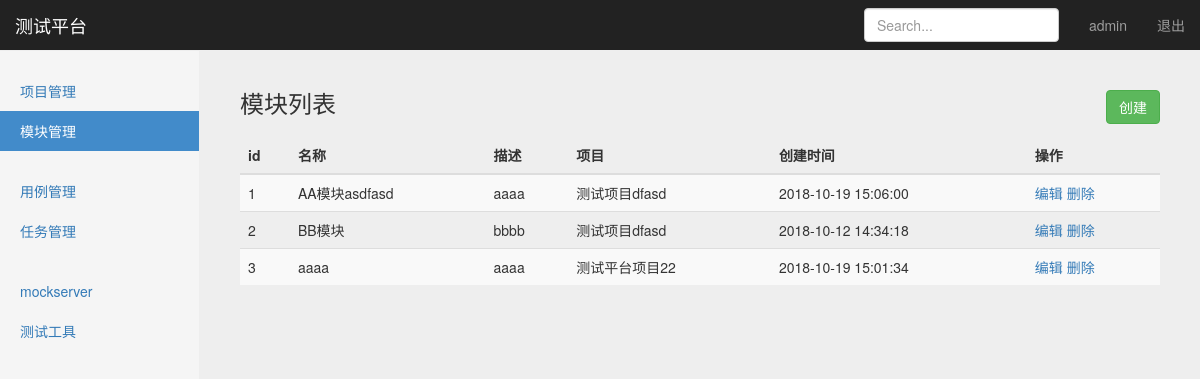
The app's page /manage/module_manage/ (signed in), older data.
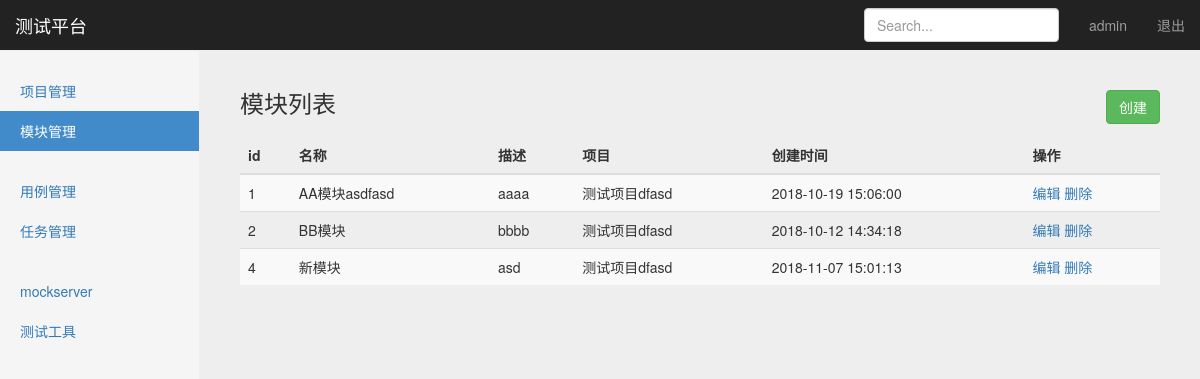
The same page, newer data.
### project_app/models.py (models this page shows, shortened)
class Module(models.Model):
    project = models.ForeignKey(Project, on_delete=models.CASCADE)
    name = models.CharField("名称", max_length=100, blank=False, default="")
    describe = models.TextField("描述", default="")
    create_time = models.DateTimeField("创建时间", auto_now_add=True)

class Project(models.Model):
    name = models.CharField("名称", max_length=100, blank=False, default="")
    describe = models.TextField("描述", default="")
    status = models.BooleanField("状态：", default=True)
    create_time = models.DateTimeField("创建时间", auto_now_add=True)
    def __str__(self):
        return self.name

### project_app/views/module_views.py (the view)
# urls.py: path('module_manage/',  module_views.module_manage),
@login_required
def module_manage(request):
    username = request.session.get('user1', '')
    module_all = Module.objects.all()
    return render(request, "module_manage.html", {
        "user": username,
        "modules": module_all,
        "type": "list"
    })

### templates/module_manage.html (shortened to what this page needs)
{% extends "base.html" %}
{% block content %}
<nav class="navbar navbar-inverse navbar-fixed-top">
    <div class="container-fluid">
        <div class="navbar-header">
            <a class="navbar-brand" href="#">测试平台</a>
        </div>
        <div id="navbar" class="navbar-collapse collapse">
            <ul class="nav navbar-nav navbar-right">
                <li><a href="#">{{ user }}</a></li>
                <li><a href="/logout/">退出</a></li>
            </ul>
            <form class="navbar-form navbar-right">
                <input type="text" class="form-control" placeholder="Search...">
            </form>
        </div>
    </div>
</nav>
<div class="container-fluid">
    <div class="row">
        <div class="col-sm-3 col-md-2 sidebar">
            <ul class="nav nav-sidebar">
                <li><a href="/manage/project_manage/">项目管理</a></li>
                <li class="active"><a href="#">模块管理</a></li>
            </ul>
            <ul class="nav nav-sidebar">
                <li><a href="/interface/case_manage/">用例管理</a></li>
                <li><a href="/interface/test_task/">任务管理</a></li>
            </ul>
            <ul class="nav nav-sidebar">
                <li><a href="">mockserver</a></li>
                <li><a href="">测试工具</a></li>
            </ul>
        </div>
        {% if type == 'list'%}
        <div class="col-sm-9 col-sm-offset-3 col-md-10 col-md-offset-2 main">
            <h3 class="sub-header">模块列表
                <button type="button" class="btn btn-success"
                style="float: right;"
                onclick="window.location.href='/manage/add_module/'">创建</button>
            </h3>
            <div class="table-responsive">
                <table class="table table-striped">
                    <thead>
                        <tr>
                            <th>id</th>
                            <th>名称</th>
                            <th>描述</th>
                            <th>项目</th>
                            <th>创建时间</th>
                            <th>操作</th>
                        </tr>
                    </thead>
                    <tbody>
                        {% for module in modules %}
                        <tr>
                            <td>{{ module.id }}</td>
                            <td>{{ module.name }}</td>
                            <td>{{ module.describe }}</td>
                            <td>{{ module.project }}</td>
                            <td>{{ module.create_time | date:"Y-m-d H:i:s" }}</td>
                            <td>
                                <a href="/manage/edit_module/{{module.id}}/">编辑</a>
                                <a href="/manage/delete_module/{{module.id}}/">删除</a>
                            </td>
                        </tr>
                        {% endfor %}
                    </tbody>
                </table>
            </div>
        </div>
        {% endif %}
    </div>
</div>
{% endblock %}

Row changes from the older to the newer data that the page shows:
removed Module: id "3", name "aaaa", describe "aaaa", project "测试平台项目22", create_time "2018-10-19 15:01:34"
added Module: id "4", name "新模块", describe "asd", project "测试项目dfasd", create_time "2018-11-07 15:01:13"
